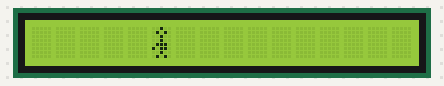
The sketch below on a simulated Arduino Uno, built with avr-gcc and run on an emulated ATmega328P. Shown: 16×1 character LCD.

Above: at 0.11 s.
At 0.81 s:
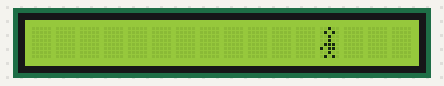
At 1.6 s:
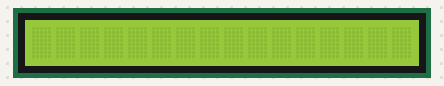
At 3.62 s:
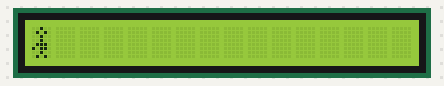
At 4.02 s:
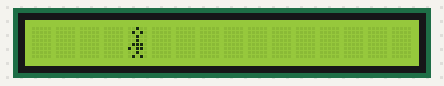
At 4.53 s:
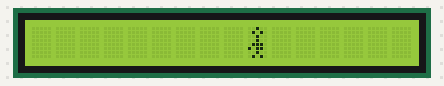

The sketch:

ball_scroll.ino
```cpp
#include<LiquidCrystal.h>
const int rs = 7, en=6,d4=8,d5=9,d6=10,d7=11;
LiquidCrystal lcd(rs,en,d4,d5,d6,d7);
byte armsUp[8] = {
  0b00100,
  0b01010,
  0b00100,
  0b00100,
  0b01110,
  0b10110,
  0b00100,
  0b01010
};

void setup() {
  lcd.begin(16,1);
  lcd.createChar(3,armsUp);
  lcd.setCursor(0,1);
  lcd.write(byte(0));


}

void loop() {
  lcd.setCursor(4,1);
  lcd.scrollDisplayRight();
  lcd.write(3);
  delay(100);


}
```

Measured:
- by itself, everything shown: repeats every 4.0 s, in 21 steps
- what the display in image 2 shows lasts 2.0 s, from 1.6 s to 3.6 s
